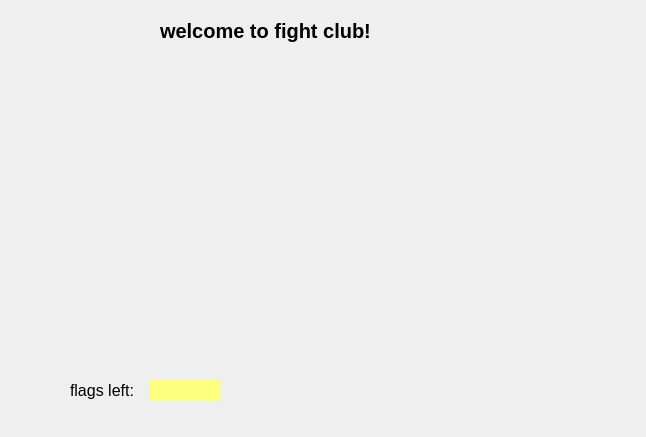
<?xml version="1.0" encoding="UTF-8"?>
<ui version="4.0">
 <class>Form</class>
 <widget class="QWidget" name="Form">
  <property name="geometry">
   <rect>
    <x>0</x>
    <y>0</y>
    <width>646</width>
    <height>437</height>
   </rect>
  </property>
  <property name="windowTitle">
   <string>Form</string>
  </property>
  <widget class="QLabel" name="label">
   <property name="geometry">
    <rect>
     <x>160</x>
     <y>10</y>
     <width>241</width>
     <height>41</height>
    </rect>
   </property>
   <property name="font">
    <font>
     <pointsize>15</pointsize>
     <weight>75</weight>
     <bold>true</bold>
    </font>
   </property>
   <property name="text">
    <string>welcome to fight club!</string>
   </property>
  </widget>
  <widget class="QLabel" name="label_2">
   <property name="geometry">
    <rect>
     <x>70</x>
     <y>380</y>
     <width>71</width>
     <height>21</height>
    </rect>
   </property>
   <property name="font">
    <font>
     <pointsize>12</pointsize>
    </font>
   </property>
   <property name="text">
    <string>flags left:</string>
   </property>
  </widget>
  <widget class="QLabel" name="flag_count">
   <property name="geometry">
    <rect>
     <x>150</x>
     <y>380</y>
     <width>71</width>
     <height>21</height>
    </rect>
   </property>
   <property name="font">
    <font>
     <pointsize>12</pointsize>
    </font>
   </property>
   <property name="styleSheet">
    <string notr="true">background-color: rgb(255, 255, 127);</string>
   </property>
   <property name="text">
    <string/>
   </property>
  </widget>
  <widget class="QWidget" name="gridLayoutWidget">
   <property name="geometry">
    <rect>
     <x>89</x>
     <y>69</y>
     <width>411</width>
     <height>291</height>
    </rect>
   </property>
   <layout class="QGridLayout" name="gridLayout"/>
  </widget>
 </widget>
 <resources/>
 <connections/>
</ui>
